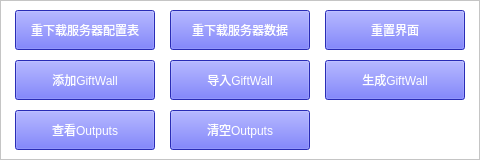
<?xml version="1.0" encoding="UTF-8"?>
<ui version="4.0">
 <class>Form</class>
 <widget class="QWidget" name="Form">
  <property name="geometry">
   <rect>
    <x>0</x>
    <y>0</y>
    <width>480</width>
    <height>160</height>
   </rect>
  </property>
  <property name="maximumSize">
   <size>
    <width>16777215</width>
    <height>160</height>
   </size>
  </property>
  <property name="windowTitle">
   <string>Form</string>
  </property>
  <property name="styleSheet">
   <string notr="true"/>
  </property>
  <widget class="QFrame" name="frame">
   <property name="geometry">
    <rect>
     <x>0</x>
     <y>0</y>
     <width>480</width>
     <height>160</height>
    </rect>
   </property>
   <property name="minimumSize">
    <size>
     <width>480</width>
     <height>160</height>
    </size>
   </property>
   <property name="styleSheet">
    <string notr="true">background-color: rgb(255, 255, 255);</string>
   </property>
   <property name="frameShape">
    <enum>QFrame::StyledPanel</enum>
   </property>
   <property name="frameShadow">
    <enum>QFrame::Raised</enum>
   </property>
   <widget class="QPushButton" name="reset_ui">
    <property name="geometry">
     <rect>
      <x>325</x>
      <y>10</y>
      <width>140</width>
      <height>40</height>
     </rect>
    </property>
    <property name="styleSheet">
     <string notr="true">background-color: rgb(57, 61, 255);
color: rgb(255, 255, 255);
font: 10pt &quot;微软雅黑&quot;;</string>
    </property>
    <property name="text">
     <string>重置界面</string>
    </property>
   </widget>
   <widget class="QPushButton" name="create_gift_wall_file">
    <property name="geometry">
     <rect>
      <x>325</x>
      <y>60</y>
      <width>140</width>
      <height>40</height>
     </rect>
    </property>
    <property name="styleSheet">
     <string notr="true">background-color: rgb(57, 61, 255);
color: rgb(255, 255, 255);
font: 10pt &quot;微软雅黑&quot;;</string>
    </property>
    <property name="text">
     <string>生成GiftWall</string>
    </property>
   </widget>
   <widget class="QPushButton" name="reload_data_config">
    <property name="geometry">
     <rect>
      <x>15</x>
      <y>10</y>
      <width>140</width>
      <height>40</height>
     </rect>
    </property>
    <property name="styleSheet">
     <string notr="true">background-color: rgb(57, 61, 255);
color: rgb(255, 255, 255);
font: 10pt &quot;微软雅黑&quot;;</string>
    </property>
    <property name="text">
     <string>重下载服务器配置表</string>
    </property>
   </widget>
   <widget class="QPushButton" name="reload_data">
    <property name="geometry">
     <rect>
      <x>170</x>
      <y>10</y>
      <width>140</width>
      <height>40</height>
     </rect>
    </property>
    <property name="styleSheet">
     <string notr="true">background-color: rgb(57, 61, 255);
color: rgb(255, 255, 255);
font: 10pt &quot;微软雅黑&quot;;</string>
    </property>
    <property name="text">
     <string>重下载服务器数据</string>
    </property>
   </widget>
   <widget class="QPushButton" name="clear_outputs">
    <property name="geometry">
     <rect>
      <x>170</x>
      <y>110</y>
      <width>140</width>
      <height>40</height>
     </rect>
    </property>
    <property name="styleSheet">
     <string notr="true">background-color: rgb(57, 61, 255);
color: rgb(255, 255, 255);
font: 10pt &quot;微软雅黑&quot;;</string>
    </property>
    <property name="text">
     <string>清空Outputs</string>
    </property>
   </widget>
   <widget class="QPushButton" name="add_gift_wall">
    <property name="geometry">
     <rect>
      <x>15</x>
      <y>60</y>
      <width>140</width>
      <height>40</height>
     </rect>
    </property>
    <property name="styleSheet">
     <string notr="true">background-color: rgb(57, 61, 255);
color: rgb(255, 255, 255);
font: 10pt &quot;微软雅黑&quot;;</string>
    </property>
    <property name="text">
     <string>添加GiftWall</string>
    </property>
   </widget>
   <widget class="QPushButton" name="open_outputs">
    <property name="geometry">
     <rect>
      <x>15</x>
      <y>110</y>
      <width>140</width>
      <height>40</height>
     </rect>
    </property>
    <property name="styleSheet">
     <string notr="true">background-color: rgb(57, 61, 255);
color: rgb(255, 255, 255);
font: 10pt &quot;微软雅黑&quot;;</string>
    </property>
    <property name="text">
     <string>查看Outputs</string>
    </property>
   </widget>
   <widget class="QPushButton" name="import_gift_wall">
    <property name="geometry">
     <rect>
      <x>170</x>
      <y>60</y>
      <width>140</width>
      <height>40</height>
     </rect>
    </property>
    <property name="styleSheet">
     <string notr="true">background-color: rgb(57, 61, 255);
color: rgb(255, 255, 255);
font: 10pt &quot;微软雅黑&quot;;</string>
    </property>
    <property name="text">
     <string>导入GiftWall</string>
    </property>
   </widget>
  </widget>
 </widget>
 <resources/>
 <connections/>
</ui>
